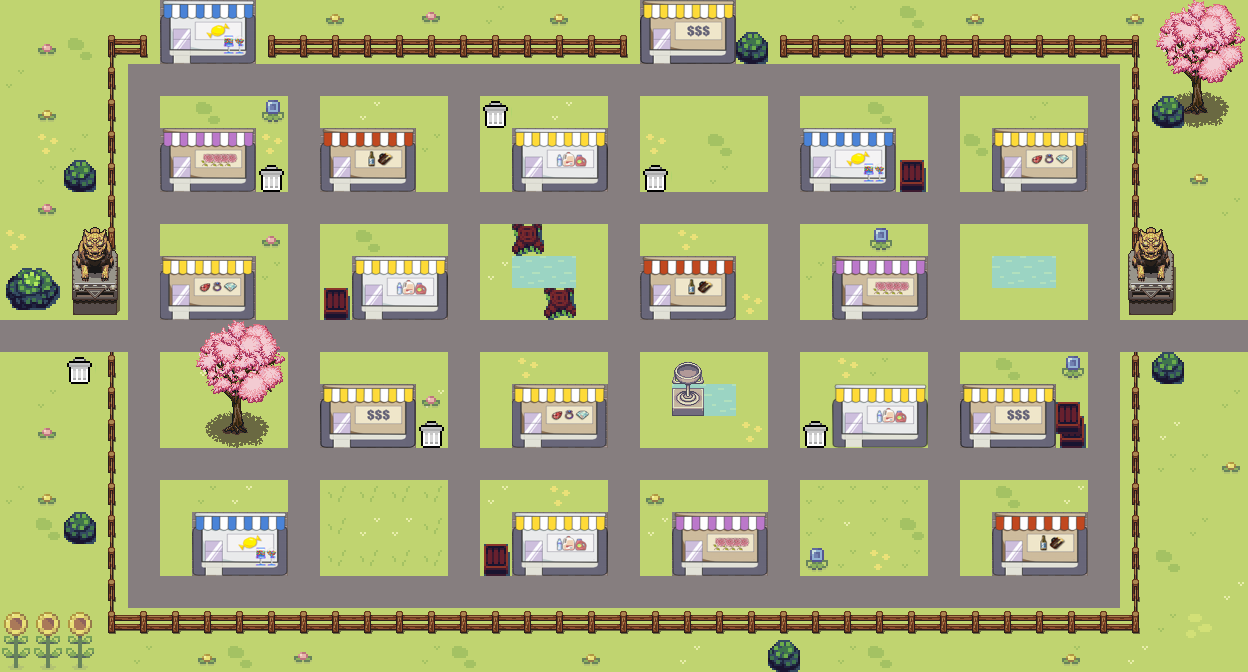

This game map was drawn from its Tiled (.tmx) file and the tilesets committed beside it. A one-line description and the trimmed map source follow:
An orthogonal 39x21 tile map with 32x32 px tiles, 4 tile layers (ground, decor, layered_decor, stores), 9 tilesets.

<map version="1.10" tiledversion="1.10.2" orientation="orthogonal" renderorder="right-down" width="39" height="21" tilewidth="32" tileheight="32" infinite="0" nextlayerid="5" nextobjectid="1">
 <tileset firstgid="1" source="sheet.tsx" />
 <tileset firstgid="289" source="floors.tsx" />
 <tileset firstgid="2337" source="stores.tsx" />
 <tileset firstgid="2385" source="trash.tsx" />
 <tileset firstgid="2388" source="lion.tsx" />
 <tileset firstgid="3412" source="misc_objects.tsx" />
 <tileset firstgid="4436" source="grass_biome.tsx" />
 <tileset firstgid="4481" source="grass.tsx" />
 <tileset firstgid="4558" source="water.tsx" />
 <layer id="1" name="ground" width="39" height="21">
  <data>[819 cells, 819 non-empty, 11 distinct tile ids]</data>
 </layer>
 <layer id="3" name="decor" width="39" height="21">
  <data>[819 cells, 166 non-empty, 39 distinct tile ids]</data>
 </layer>
 <layer id="4" name="layered_decor" width="39" height="21">
  <data>[819 cells, 13 non-empty, 7 distinct tile ids]</data>
 </layer>
 <layer id="2" name="stores" width="39" height="21">
  <data>[819 cells, 114 non-empty, 36 distinct tile ids]</data>
 </layer>
</map>
